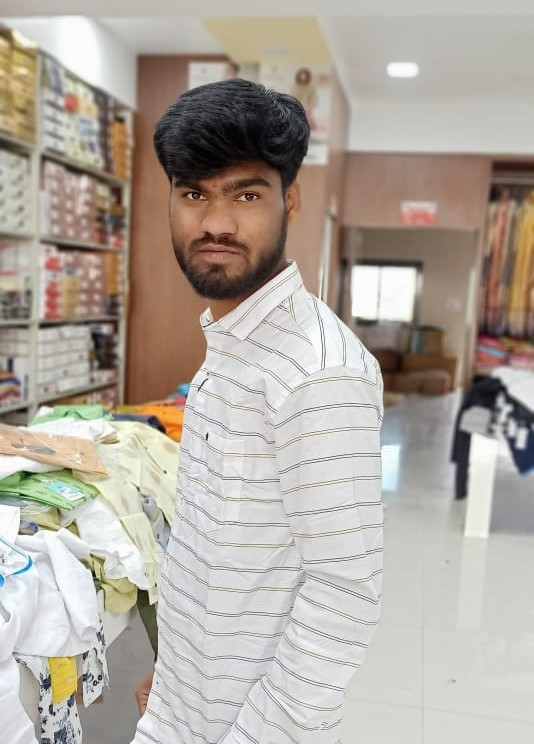
#> input picture image.jpeg, 534 x 744 px
$ python 'image to sketch converter.py'
#> lines starting #> are read from the running program, lines starting #| are printed output that depends on the picture
import cv2 as cv
from cv2 import blur

from numpy import imag
from sklearn.preprocessing import scale

image = cv.imread("image.jpeg")
#> image is the input picture: shape (744, 534, 3); mean B, G, R 159.7, 169, 177.1
cv.imshow("image", image)
gray_image = cv.cvtColor(image, cv.COLOR_BGR2GRAY)
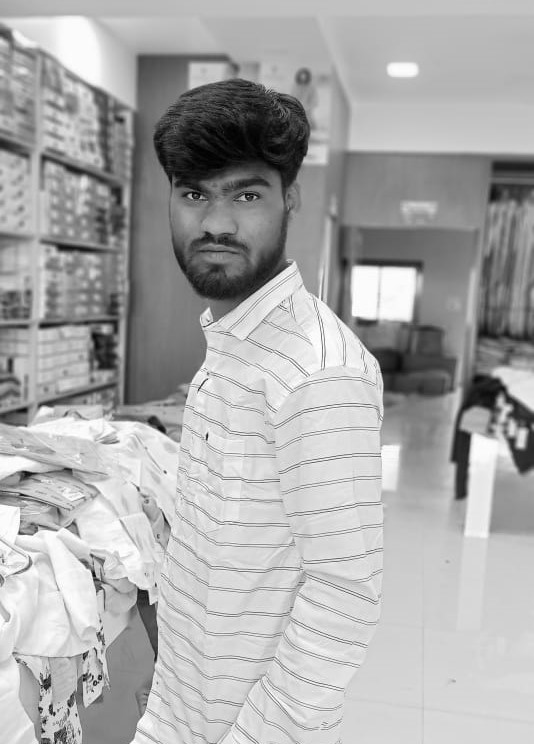
#> gray_image: shape (744, 534); min 0, max 255, mean 170.4
inverted = 255-gray_image
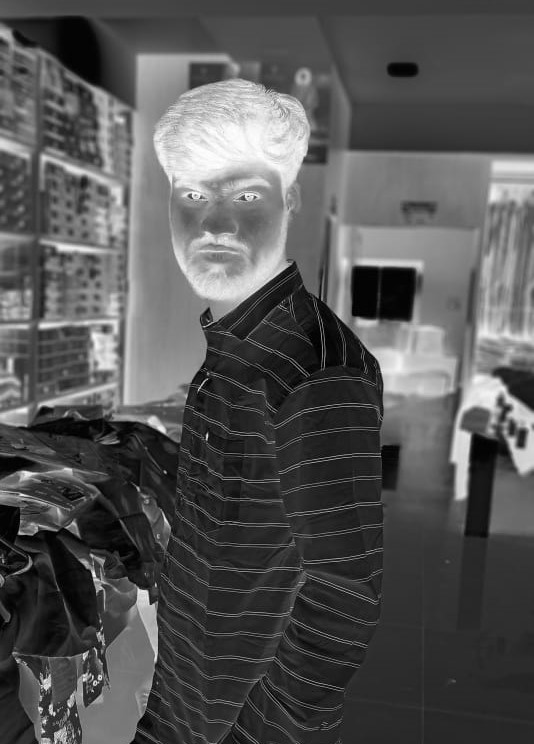
#> inverted: shape (744, 534); min 0, max 255, mean 84.6
blur = cv.GaussianBlur(inverted,(21,21),0)
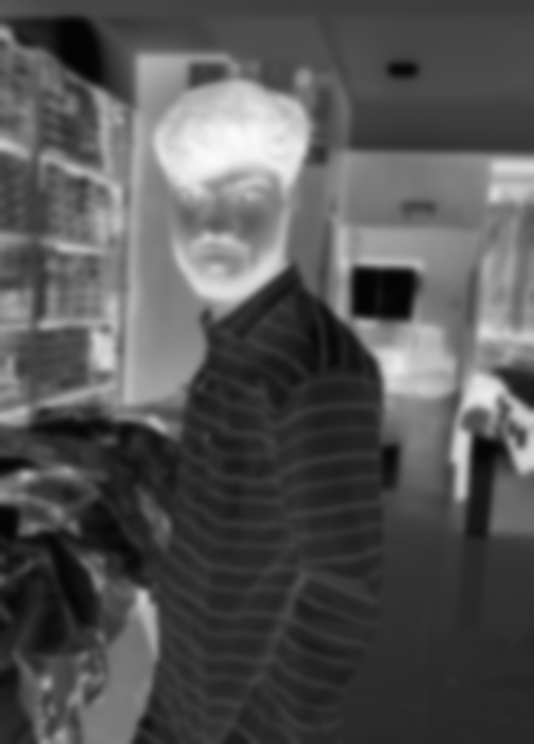
#> blur: shape (744, 534); min 4, max 249, mean 84.6
invertedBlur = 255-blur
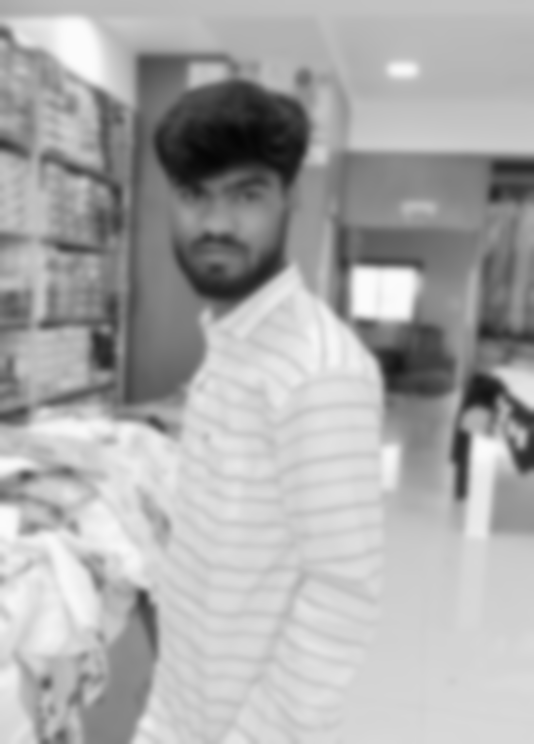
#> invertedBlur: shape (744, 534); min 6, max 251, mean 170.4
sketch = cv.divide(gray_image, invertedBlur, scale=256.0)
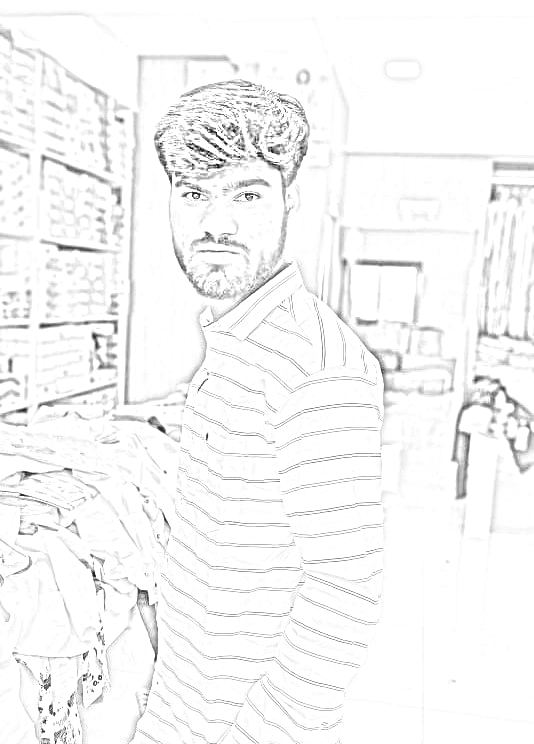
#> sketch: shape (744, 534); min 0, max 255, mean 246.2
cv.imwrite("sketch.jpg", sketch)
cv.imshow("sketch", sketch)
cv.waitKey(0)
